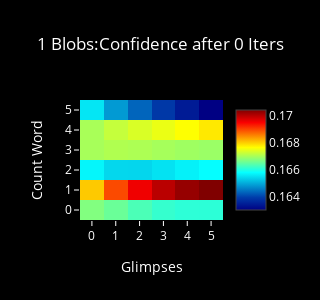
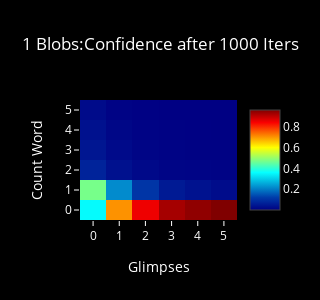
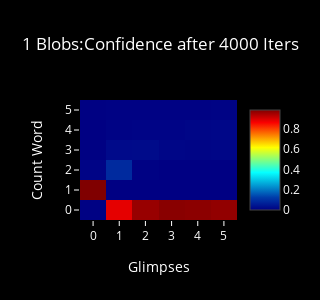
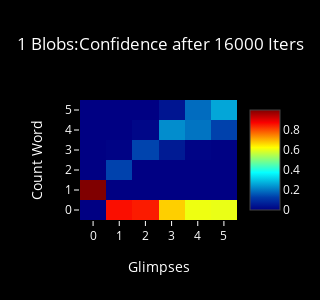

The notebook cell these images were saved under, in order:
### Code cell
for n, num in enumerate(blob_list):
    for i, it in enumerate(iter_list):
        plot_confidence(i, it, num)
        #plot_choice(i, it, num)

### Figure 1 — Plotly figure (JSON) as saved in the notebook; plotly's stock layout.template omitted (floating-point values rounded to 4 significant figures)
{"data": [{"colorscale": "Jet", "type": "heatmap", "z": [[0.1667, 0.1665, 0.1663, 0.1662, 0.1661, 0.1661], [0.168, 0.1689, 0.1695, 0.17, 0.1702, 0.1704], [0.1657, 0.1654, 0.1654, 0.1655, 0.1657, 0.1658], [0.167, 0.1671, 0.167, 0.167, 0.1669, 0.1669], [0.167, 0.1672, 0.1674, 0.1675, 0.1676, 0.1678], [0.1656, 0.1648, 0.1643, 0.1639, 0.1635, 0.163]]}], "layout": {"font": {"color": "#FFF"}, "height": 300, "paper_bgcolor": "#000", "plot_bgcolor": "#000", "title": "1 Blobs:Confidence after 0 Iters", "titlefont": {"color": "#FFF"}, "width": 300, "xaxis": {"dtick": 1, "range": [-0.5, 5.5], "tickcolor": "#FFF", "title": "Glimpses"}, "yaxis": {"dtick": 1, "range": [-0.5, 5.5], "tickcolor": "#FFF", "title": "Count Word"}}}

### Figure 2 — Plotly figure (JSON) as saved in the notebook; plotly's stock layout.template omitted (floating-point values rounded to 4 significant figures)
{"data": [{"colorscale": "Jet", "type": "heatmap", "z": [[0.3556, 0.7042, 0.8519, 0.9245, 0.9454, 0.9613], [0.4709, 0.2184, 0.1077, 0.05209, 0.03666, 0.02483], [0.07029, 0.03481, 0.01903, 0.01129, 0.008729, 0.00675], [0.04529, 0.02128, 0.01138, 0.006748, 0.005224, 0.004101], [0.03489, 0.01422, 0.007009, 0.003921, 0.00295, 0.002255], [0.02307, 0.007049, 0.002962, 0.001473, 0.001041, 0.0007526]]}], "layout": {"font": {"color": "#FFF"}, "height": 300, "paper_bgcolor": "#000", "plot_bgcolor": "#000", "title": "1 Blobs:Confidence after 1000 Iters", "titlefont": {"color": "#FFF"}, "width": 300, "xaxis": {"dtick": 1, "range": [-0.5, 5.5], "tickcolor": "#FFF", "title": "Glimpses"}, "yaxis": {"dtick": 1, "range": [-0.5, 5.5], "tickcolor": "#FFF", "title": "Count Word"}}}

### Figure 3 — Plotly figure (JSON) as saved in the notebook; plotly's stock layout.template omitted (floating-point values rounded to 4 significant figures)
{"data": [{"colorscale": "Jet", "type": "heatmap", "z": [[0.003116, 0.8831, 0.9611, 0.9759, 0.973, 0.9672], [0.9854, 0.0008747, 1.928e-06, 1.034e-07, 4.132e-08, 3.144e-08], [0.008111, 0.0855, 0.004523, 0.0003075, 0.0001232, 8.984e-05], [0.001259, 0.02135, 0.02165, 0.01135, 0.01076, 0.0116], [0.001014, 0.005345, 0.008588, 0.008865, 0.01157, 0.01519], [0.001107, 0.003871, 0.004137, 0.003607, 0.004581, 0.005885]]}], "layout": {"font": {"color": "#FFF"}, "height": 300, "paper_bgcolor": "#000", "plot_bgcolor": "#000", "title": "1 Blobs:Confidence after 4000 Iters", "titlefont": {"color": "#FFF"}, "width": 300, "xaxis": {"dtick": 1, "range": [-0.5, 5.5], "tickcolor": "#FFF", "title": "Glimpses"}, "yaxis": {"dtick": 1, "range": [-0.5, 5.5], "tickcolor": "#FFF", "title": "Count Word"}}}

### Figure 4 — Plotly figure (JSON) as saved in the notebook; plotly's stock layout.template omitted (floating-point values rounded to 4 significant figures)
{"data": [{"colorscale": "Jet", "type": "heatmap", "z": [[4.817e-06, 0.8615, 0.848, 0.672, 0.6079, 0.6034], [0.9997, 0.0003848, 2.002e-07, 2.947e-08, 2.192e-08, 2.165e-08], [0.0002869, 0.1326, 0.0005647, 3.316e-05, 7.334e-06, 4.924e-06], [9.916e-08, 0.00545, 0.1353, 0.05599, 0.008891, 0.004408], [8.483e-09, 7.935e-05, 0.01518, 0.2282, 0.1966, 0.1313], [1.145e-08, 1.88e-05, 0.0009415, 0.04378, 0.1866, 0.2608]]}], "layout": {"font": {"color": "#FFF"}, "height": 300, "paper_bgcolor": "#000", "plot_bgcolor": "#000", "title": "1 Blobs:Confidence after 16000 Iters", "titlefont": {"color": "#FFF"}, "width": 300, "xaxis": {"dtick": 1, "range": [-0.5, 5.5], "tickcolor": "#FFF", "title": "Glimpses"}, "yaxis": {"dtick": 1, "range": [-0.5, 5.5], "tickcolor": "#FFF", "title": "Count Word"}}}
